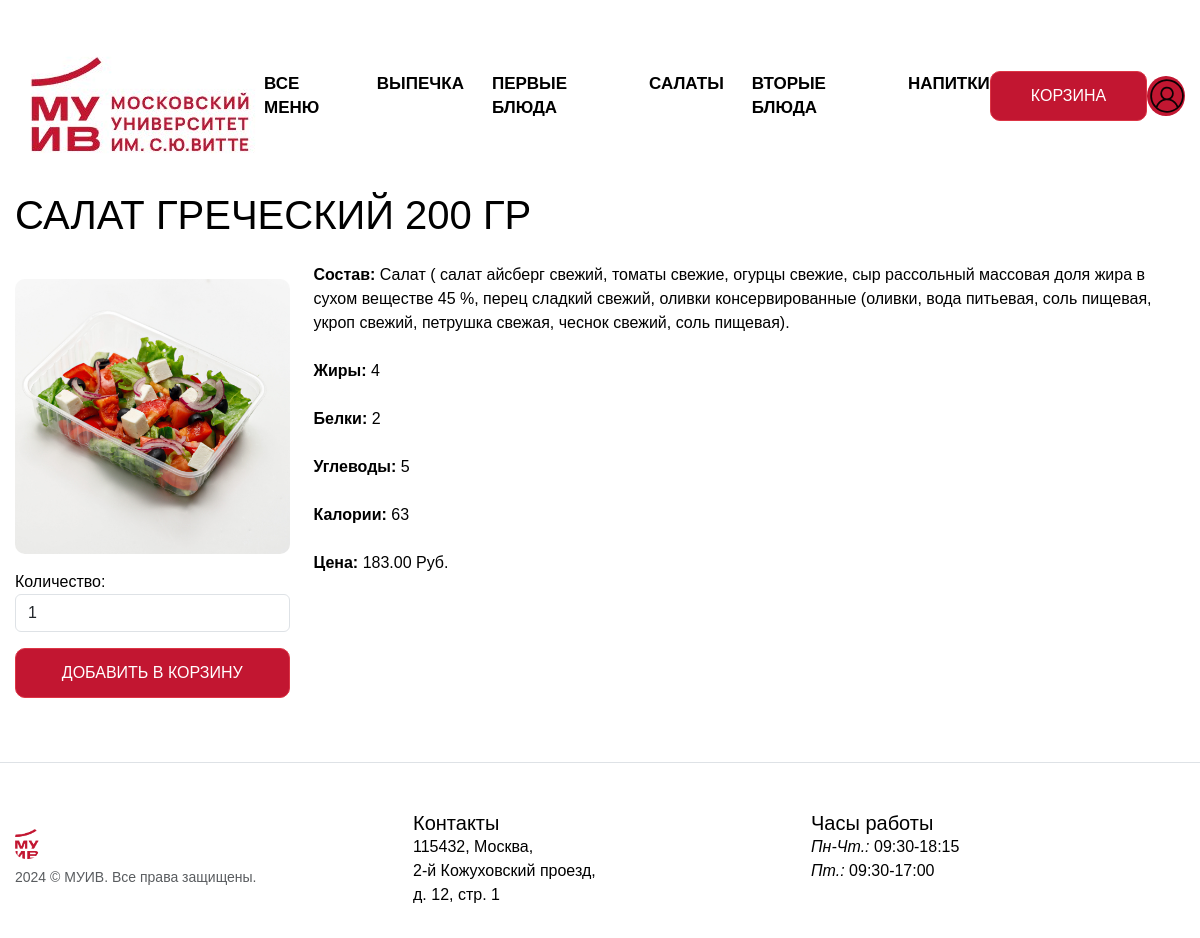
The app's page /menu/5 with its own data.
### app.py (models this page shows, shortened)
class Dish(db.Model):
    id = db.Column(db.Integer, primary_key=True)
    title = db.Column(db.String(50), nullable=False)
    image = db.Column(db.String(100))
    price = db.Column(db.Float, nullable=False)
    text = db.Column(db.Text, nullable=False)
    category = db.Column(db.String(50), nullable=False)
    fats = db.Column(db.Integer, nullable=False)
    proteins = db.Column(db.Integer, nullable=False)
    carbs = db.Column(db.Integer, nullable=False)
    calories = db.Column(db.Integer, nullable=False)

### app.py (the view)
@app.route('/menu/<int:id>')
def menu_detail(id):
    dish = Dish.query.get(id)
    return render_template('menu_detail.html', dish=dish)

### templates/menu_detail.html (shortened to what this page needs)
<!DOCTYPE html>
<html lang="ru">
<head>
    <link rel="stylesheet" href="https://cdn.jsdelivr.net/npm/bootstrap@5.3.2/dist/css/bootstrap.min.css">
    <link rel="stylesheet" href="{{ url_for('static', filename='css/stylemenu_detail.css') }}">
</head>
<body>
    <header class="header">
        <div class="container">
            <img src="{{ url_for('static', filename='images/icons/logo.png') }}" alt="" class="header__logo">
            <nav class="header__nav">
                <ul class="header__list">
                    <li><a href="/menu">Все меню</a></li>
                    <li><a href="/category/bakery">ВЫПЕЧКА</a></li>
                    <li><a href="/category/first-dishes">ПЕРВЫЕ БЛЮДА</a></li>
                    <li><a href="/category/salads">САЛАТЫ</a></li>
                    <li><a href="/category/second-dishes">ВТОРЫЕ БЛЮДА</a></li>
                    <li><a href="/category/drinks">НАПИТКИ</a></li>
                </ul>
            </nav>
            <a href="/cart" class="btn btn-danger">Корзина</a>
            {% if current_user.is_authenticated %}
                <a href="{{ url_for('profile', username=current_user.username) }}" class="image-btn btn-danger"></a>
            {% else %}
                <a href="{{ url_for('login') }}" class="image-btn btn-danger"></a>
            {% endif %}
        </div>
    </header>
    <main class="main">
        <div class="container">
            <h1>{{ dish.title }}</h1>
            <br>
            <div class="row">
                <div class="col-12 col-md-3 mb-3">
                    <img src="{{ url_for('static', filename='images/' + dish.image) }}" alt="{{ dish.title }}" class="img-fluid">
                    <form action="{{ url_for('add_to_cart', dish_id=dish.id) }}" method="POST" class="mt-3">
                        <div class="form-group mb-3">
                            <label for="quantity">Количество:</label>
                            <input type="number" name="quantity" id="quantity" class="form-control" value="1" min="1">
                        </div>
                        <button type="submit" class="btn btn-danger w-100">Добавить в корзину</button>
                    </form>
                </div>
                <div class="col-12 col-md-9">
                    <ul class="list-unstyled">
                        <li><b>Состав: </b>{{ dish.text }}</li>
                        <br>
                        <li><b>Жиры: </b>{{ dish.fats }}</li>
                        <br>
                        <li><b>Белки: </b>{{ dish.proteins }}</li>
                        <br>
                        <li><b>Углеводы: </b>{{ dish.carbs }}</li>
                        <br>
                        <li><b>Калории: </b>{{ dish.calories }}</li>
                        <br>
                        <li><b>Цена: </b>{{ "%.2f" % dish.price }} Руб.</li>
                    </ul>
                </div>
            </div>
        </div>
    </main>
    <footer class="container my-md-5 pt-md-5 border-top">
        <div class="row">
          <div class="col-12 col-md">
            <img class="mb-2" src="{{ url_for ('static', filename='images/icons/MUIV.png')}}" alt="" width="24" height="19">
            <small class="d-block mb-3 text-body-secondary">2024 © МУИВ. Все права защищены.</small>
          </div>
          <div class="col-6 col-md">
            <h5>Контакты</h5>
            <ul class="list-unstyled text-small">
              <li class="mb-1"><a href="https://yandex.ru/maps/-/CDUOzQIO" rel="nofollow" class="footer_link_icon link_address">115432, Москва,
                <br>2-й Кожуховский проезд,
                <br>д. 12, стр. 1</a></li>
            </ul>
          </div>
          <div class="col-6 col-md">
            <h5>Часы работы</h5>
            <ul class="list-unstyled text-small">
                <span>
                    <i>Пн-Чт.:</i>
                     09:30-18:15
                </span>
                <span>
                    <br><i>Пт.:</i> 09:30-17:00
                </span>
            </ul>
          </div>
        </div>
      </footer>
</body>
</html>

### static/css/stylemenu_detail.css (style rules this page uses)
body { margin: 0; font-family: 'Proxima Nova', Arial, sans-serif; background-color: white; color: #000; }
a { color: #000; text-decoration: none; }
ul { list-style: none; padding: 0; margin: 0; }
h1, h2, h4, h5, h6 { font-weight: 500; margin: 0; }
.container { max-width: 1575px; margin-left: auto; margin-right: auto; padding: 0 15px; }
.btn { display: flex; align-items: center; justify-content: center; cursor: pointer; width: 165px; height: 50px; font-weight: 500; font-size: 16px; text-transform: uppercase; background: #c21631; border-radius: 10px; color: white; }
.image-btn { width: 40px; height: 40px; border: none; background-color: #c21631; border-radius: 50%; background-image: url('/static/images/icons/person-circle.svg'); background-size: cover; }
.header { padding: 25px 0px; }
.header .container { display: flex; justify-content: space-between; align-items: center; }
.header__list { display: flex; gap: 28px; }
.header__nav a { font-size: 17px; font-weight: 700; text-transform: uppercase; line-height: 1; -webkit-transition: all 0.1s ease; transition: all 0.1s ease; }
img { max-width: 375px; height: auto; border-radius: 10px; margin-top: 1rem; }

### records on screen
Dish: title "САЛАТ ГРЕЧЕСКИЙ 200 ГР", image (picture), text "Салат ( салат айсберг свежий, томаты свежие, огурцы свежие, сыр рассольный массовая доля жира в сухом веществе 45 %, перец сладкий свежий, оливки консервированные (оливки, вода питьевая, соль пищевая, укроп свежий, петрушка свежая, чеснок свежий, соль пищевая).", fats "4", proteins "2", carbs "5", calories "63", price "183.00"
